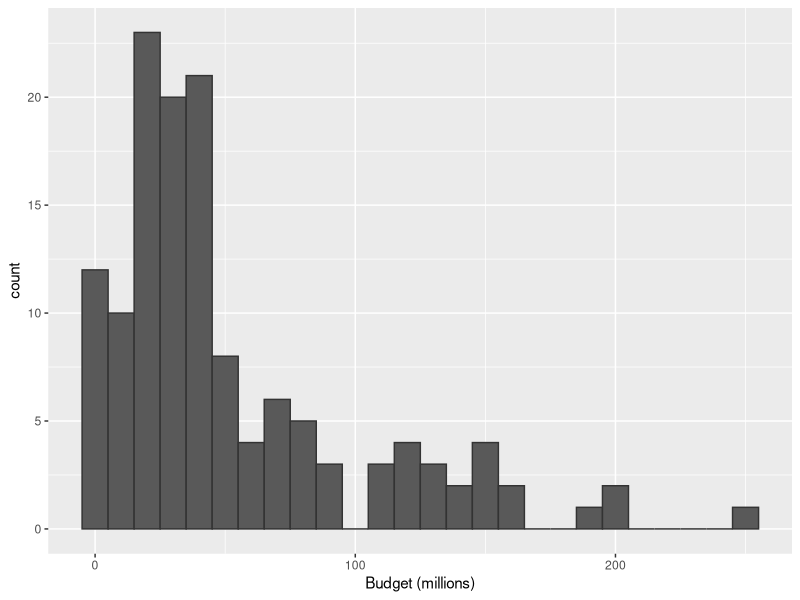

Source code (R):
# Loading the data
HollywoodMovies2011 <- read.csv("HollywoodMovies2011.csv")

# loading ggplot2
library(ggplot2)

# drawing a histogram
ggplot(data = HollywoodMovies2011, mapping = aes(x = Budget)) + 
  geom_histogram(binwidth = 10, color = "gray20") +
  labs(x = "Budget (millions)")